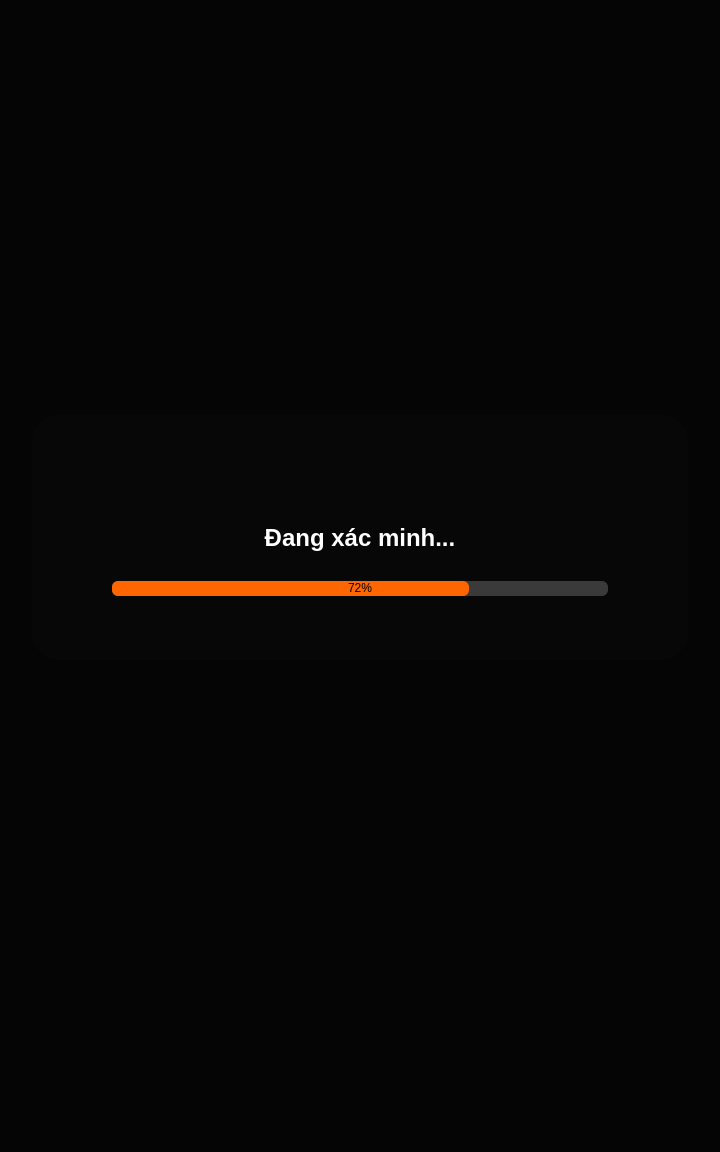
<?xml version="1.0" encoding="UTF-8"?>
<ui version="4.0">
 <class>mainContent</class>
 <widget class="QWidget" name="mainContent">
  <property name="geometry">
   <rect>
    <x>0</x>
    <y>0</y>
    <width>720</width>
    <height>1152</height>
   </rect>
  </property>
  <property name="windowTitle">
   <string>Form</string>
  </property>
  <property name="styleSheet">
   <string notr="true">#mainContent {
    background-color: #050505;
    border: none;
}
QFrame#processingCard {
    background-color: #070707;
    border: none;
    border-radius: 28px;
}
QLabel#lblProcessingText {
    color: #FFFFFF;
    font-size: 24px;
    font-weight: 900;
    background-color: transparent;
}
QFrame#progressTrack {
    background-color: #3A3A3A;
    border: none;
    border-radius: 6px;
}
QProgressBar#progressVerify {
    background-color: #3A3A3A;
    border: none;
    border-radius: 6px;
}

QProgressBar#progressVerify::chunk {
    background-color: #FF6600;
    border-radius: 6px;
}
QLabel#lblProgressPercent {
    color: #FFFFFF;
    font-size: 22px;
    font-weight: 900;
    background-color: transparent;
}
</string>
  </property>
  <widget class="QFrame" name="processingCard">
   <property name="geometry">
    <rect>
     <x>32</x>
     <y>415</y>
     <width>656</width>
     <height>245</height>
    </rect>
   </property>
   <property name="frameShape">
    <enum>QFrame::Shape::StyledPanel</enum>
   </property>
   <property name="frameShadow">
    <enum>QFrame::Shadow::Raised</enum>
   </property>
   <widget class="QLabel" name="lblProcessingIcon">
    <property name="geometry">
     <rect>
      <x>278</x>
      <y>28</y>
      <width>100</width>
      <height>70</height>
     </rect>
    </property>
    <property name="text">
     <string/>
    </property>
    <property name="pixmap">
     <pixmap resource="../resources.qrc">:/assets/LoadingIconBox.png</pixmap>
    </property>
    <property name="alignment">
     <set>Qt::AlignmentFlag::AlignCenter</set>
    </property>
   </widget>
   <widget class="QLabel" name="lblProcessingText">
    <property name="geometry">
     <rect>
      <x>80</x>
      <y>104</y>
      <width>496</width>
      <height>38</height>
     </rect>
    </property>
    <property name="text">
     <string>Đang xác minh...</string>
    </property>
    <property name="alignment">
     <set>Qt::AlignmentFlag::AlignCenter</set>
    </property>
   </widget>
   <widget class="QProgressBar" name="progressVerify">
    <property name="geometry">
     <rect>
      <x>80</x>
      <y>166</y>
      <width>496</width>
      <height>15</height>
     </rect>
    </property>
    <property name="value">
     <number>72</number>
    </property>
    <property name="alignment">
     <set>Qt::AlignmentFlag::AlignCenter</set>
    </property>
    <property name="orientation">
     <enum>Qt::Orientation::Horizontal</enum>
    </property>
    <property name="textDirection">
     <enum>QProgressBar::Direction::TopToBottom</enum>
    </property>
   </widget>
  </widget>
 </widget>
 <resources>
  <include location="../resources.qrc"/>
 </resources>
 <connections/>
</ui>
